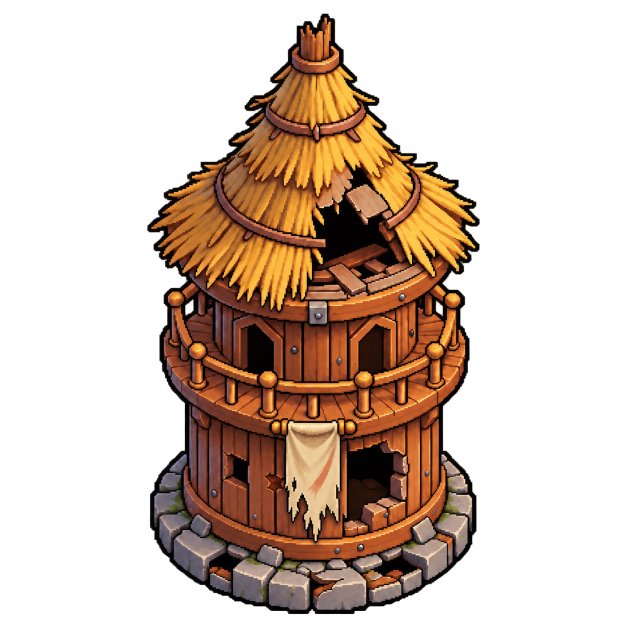
#> input picture source/towers/mage/pixel-v3/mage-tower-level-0-pixel.png, 1254 x 1254 px (shown at 1/2 size)
$ python build_modular.py
#> lines starting #> are read from the running program, lines starting #| are printed output that depends on the picture; after the words box and inside, x2 and y2 are one past the last pixel; in counts of white or black regions, pixels touching at a corner belong together
"""Split the five aligned mage sprites into four lossless layers and glow frames.

Editable material lives in source/towers/mage/ (this script, pixel-v3/ drawings,
modular/ layers and previews). Drawings 1,2,3,5 are written to game levels 2–5.
The old drawing 0 remains in source; build_intermediate_modular.py creates game level 1.
"""

from pathlib import Path
import json

import numpy as np
from PIL import Image, ImageDraw, ImageFont


ROOT = Path(__file__).resolve().parent
SOURCE = ROOT / "pixel-v3"
OUTPUT = ROOT / "modular"
GAME = ROOT.parents[2] / "game" / "towers" / "mage"
GAME_LEVEL = {1: 2, 2: 3, 3: 4, 5: 5}   # old drawing 0 is archived in source, not used in game
SIZE = (1254, 1254)
LEVELS = (0, 1, 2, 3, 5)
PARTS = ("01-base.png", "02-upper-room.png", "03-roof.png", "04-crystal.png")
LABELS = ("Основание", "Верхний ярус", "Крыша", "Кристалл")

# Curved seams follow the bottom of the roof and the bottom of the balcony.
# Coordinates are shared by all 1254 px canvases and adjusted for each silhouette.
SEAMS = {
    0: {"roof": [(290, 555), (350, 565), (500, 620), (630, 645), (750, 620), (900, 565), (965, 555)],
        "base": [(290, 755), (350, 805), (500, 845), (630, 868), (750, 845), (900, 805), (965, 755)],
        "crystal": (580, 24, 682, 145)},
    1: {"roof": [(290, 510), (350, 540), (500, 600), (630, 625), (750, 600), (900, 540), (965, 510)],
        "base": [(290, 745), (350, 795), (500, 835), (630, 855), (750, 835), (900, 795), (965, 745)],
        "crystal": (580, 24, 684, 171)},
    2: {"roof": [(290, 500), (350, 535), (500, 585), (630, 610), (750, 585), (900, 535), (965, 500)],
        "base": [(290, 720), (350, 770), (500, 805), (630, 828), (750, 805), (900, 770), (965, 720)],
        "crystal": (575, 24, 681, 143)},
    3: {"roof": [(290, 525), (350, 560), (500, 605), (630, 638), (750, 605), (900, 560), (965, 525)],
        "base": [(290, 750), (350, 800), (500, 835), (630, 855), (750, 835), (900, 800), (965, 750)],
        "crystal": (555, 24, 698, 204)},
    5: {"roof": [(290, 570), (350, 610), (500, 650), (630, 680), (750, 650), (900, 610), (965, 570)],
        "base": [(290, 780), (350, 820), (500, 860), (630, 884), (750, 860), (900, 820), (965, 780)],
        "crystal": (525, 24, 726, 235)},
}


def profile(points):
    xs, ys = zip(*points)
    return np.rint(np.interp(np.arange(SIZE[0]), xs, ys)).astype(np.int16)


def crystal_mask(box):
    # The fourth layer holds the top crystal/finial. The hanging banner remains
    # with the base, so changing this layer never affects the fabric.
    shape = Image.new("1", SIZE)
    draw = ImageDraw.Draw(shape)
    draw.rectangle(box, fill=1)
    return np.asarray(shape, dtype=bool)


def bounds(image):
    box = image.getbbox()
    return list(box) if box else None


def shimmer(part, level, frame):
    if level == 0 or frame == 0 or frame == 4:
        return part.copy()
    pixels = np.asarray(part).copy()
    strength = (0, 0.48, 1, 0.48, 0)[frame]
    lift = (7 if level == 1 else 12 if level == 2 else 17 if level == 3 else 24) * strength
    rgb = pixels[:, :, :3].astype(np.float32)
    tint = np.array((lift, lift * (0.7 if level < 3 else 0.35), lift * (0.4 if level < 3 else 1.5)))
    pixels[:, :, :3] = np.clip(rgb + tint, 0, 255).astype(np.uint8)
    pixels[pixels[:, :, 3] == 0, :3] = 0
    return Image.fromarray(pixels, "RGBA")


def add_glow(image, cx, cy, radius, color, opacity):
    if opacity <= 0:
        return
    yy, xx = np.ogrid[-radius:radius, -radius:radius]
    strength = np.maximum(0, 1 - (xx * xx + yy * yy) / (radius * radius)) ** 2
    halo = np.zeros((radius * 2, radius * 2, 4), dtype=np.uint8)
    halo[:, :, :3] = color
    halo[:, :, 3] = np.rint(strength * opacity).astype(np.uint8)
    image.alpha_composite(Image.fromarray(halo, "RGBA"), (cx - radius, cy - radius))


def animated_tower(parts, level, frame):
    assembled = Image.new("RGBA", SIZE)
    for layer in parts[:3]:
        assembled.alpha_composite(layer)
    assembled.alpha_composite(shimmer(parts[3], level, frame))
    strength = (0, .48, 1, .48, 0)[frame]
    if strength:
        window_color = (255, 190, 95) if level <= 1 else (196, 103, 255)
        for x in (512, 742):
            add_glow(assembled, x, 690, 50, window_color, 34 * strength)
        if level > 0:
            crystal_color = (255, 178, 70) if level <= 2 else (194, 85, 255)
            crystal_y = {1: 85, 2: 83, 3: 109, 5: 121}[level]
            add_glow(assembled, 628, crystal_y, 85, crystal_color, (45 + 8 * level) * strength)
    return assembled


def split(level):
#> called with level = 0
    source_path = SOURCE / f"mage-tower-level-{level}-pixel.png"
    source = Image.open(source_path).convert("RGBA")
#> source is the input picture: PIL image 1254x1254 RGBA; mean R, G, B, A 49, 30.5, 17.4, 91.9
    if source.size != SIZE:
        raise ValueError(f"Unexpected canvas: {source_path}: {source.size}")
    pixels = np.asarray(source).copy()
    # Generated transparent pixels can carry invisible RGB values. Normalize
    # those bytes so compositing remains exact without changing visible art.
    pixels[pixels[:, :, 3] == 0, :3] = 0
    y = np.arange(SIZE[1], dtype=np.int16)[:, None]
    config = SEAMS[level]
    roof_edge, base_edge = profile(config["roof"]), profile(config["base"])
    owner = np.zeros((SIZE[1], SIZE[0]), dtype=np.uint8)
    owner[y < base_edge[None, :]] = 1
    owner[y < roof_edge[None, :]] = 2
    owner[crystal_mask(config["crystal"])] = 3
#> in crystal_mask, `shape = Image.new("1", SIZE)`: shape: PIL image 1254x1254 1; every value is 0
#> in crystal_mask, `return np.asarray(shape, dtype=bool)`:
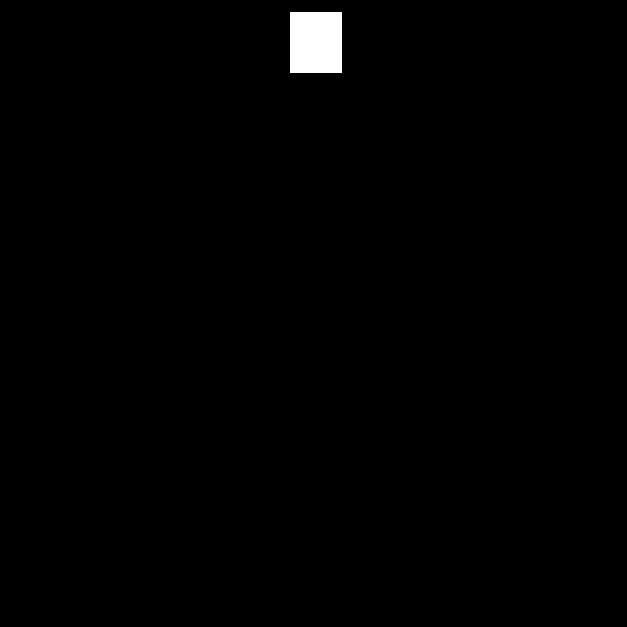
#> returned value: shape (1254, 1254) bool (shown at 1/2 size); 0.8% white; 1 white region, box (x1, y1, x2, y2) and area: (580, 24, 683, 146) 12566

    folder = OUTPUT / f"level-{level}"
    parts_dir = folder / "parts"
    anim_dir = folder / "crystal-anim"
    tower_anim_dir = folder / "tower-anim"
    parts_dir.mkdir(parents=True, exist_ok=True)
    anim_dir.mkdir(parents=True, exist_ok=True)
    tower_anim_dir.mkdir(parents=True, exist_ok=True)
    images = []
    for index, name in enumerate(PARTS):
        layer = pixels.copy()
        layer[owner != index] = 0
        image = Image.fromarray(layer, "RGBA")
        image.save(parts_dir / name)
        images.append(image)
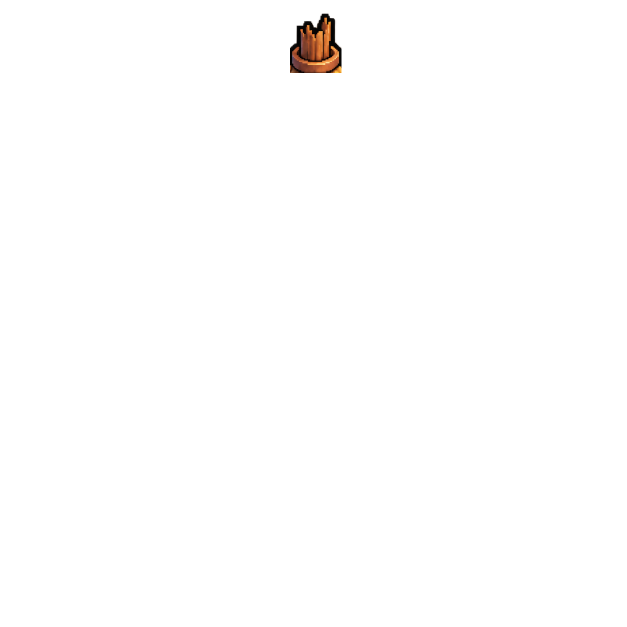
#> image: PIL image 1254x1254 RGBA (shown at 1/2 size); mean R, G, B, A 0.7, 0.4, 0.2, 1.5; transparent parts drawn white
#> after the loop, images = 4 items
    for index in range(5):
        shimmer(images[3], level, index).save(anim_dir / f"frame-{index + 1:02d}.png")
        animated_tower(images, level, index).save(tower_anim_dir / f"frame-{index + 1:02d}.png")

    assembled = Image.new("RGBA", SIZE)
    for image in images:
        assembled.alpha_composite(image)
#> this loop made 4 passes
    if not np.array_equal(np.asarray(assembled), pixels):
        raise AssertionError(f"Level {level} did not reassemble pixel for pixel")
    assembled.save(folder / "tower-assembled.png")
    if level in GAME_LEVEL:
        game = GAME / f"level-{GAME_LEVEL[level]}"
        game.mkdir(parents=True, exist_ok=True)
        for image, name in zip(images[:3], ("base.png", "upper.png", "roof.png")):
            image.save(game / name)
        for index in range(5):
            shimmer(images[3], level, index).save(game / f"crystal-{index + 1:02d}.png")
        assembled.save(game / "tower.png")
    return {name: bounds(image) for name, image in zip(PARTS, images)}


def overview(records):
    cell = 220
    sheet = Image.new("RGB", (cell * 5 + 30, cell * 5 + 86), "#182523")
    draw = ImageDraw.Draw(sheet)
    try:
        font = ImageFont.truetype("C:/Windows/Fonts/arial.ttf", 19)
    except OSError:
        font = ImageFont.load_default()
    for col, title in enumerate(("Сборка",) + LABELS):
        draw.text((14 + col * cell, 15), title, fill="#f4e4b7", font=font)
    for row, level in enumerate(LEVELS):
        draw.text((14, 64 + row * cell), f"Уровень {level}", fill="#f4e4b7", font=font)
        folder = OUTPUT / f"level-{level}"
        paths = [folder / "tower-assembled.png"] + [folder / "parts" / name for name in PARTS]
        for col, path in enumerate(paths):
            image = Image.open(path).convert("RGBA")
            thumb = image.resize((cell - 10, cell - 10), Image.Resampling.NEAREST)
            sheet.paste(thumb, (col * cell + 5, row * cell + 74), thumb)
    sheet.save(OUTPUT / "overview.png")


def main():
    OUTPUT.mkdir(parents=True, exist_ok=True)
    records = {str(level): split(level) for level in LEVELS}
#> call 2 of split, with level = 1
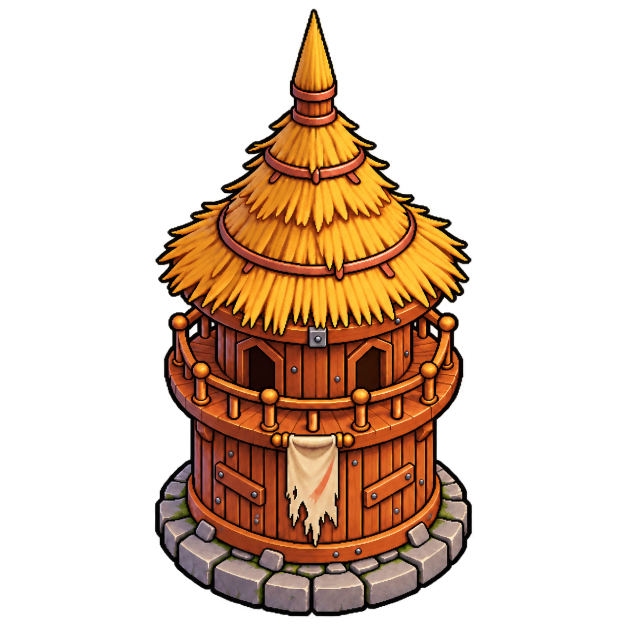
#> input picture source/towers/mage/pixel-v3/mage-tower-level-1-pixel.png, 1254 x 1254 px (shown at 1/2 size)
#> in split, source is the input picture: PIL image 1254x1254 RGBA; mean R, G, B, A 50.7, 29.8, 13.9, 82.2
#> in split (call 2), `pixels[pixels[:, :, 3] == 0, :3] = 0`: pixels: shape (1254, 1254, 4); 0.03% of pixels changed, all inside (x1, y1, x2, y2) = (309, 96, 945, 1223)
#> in crystal_mask (call 2), `return np.asarray(shape, dtype=bool)`: returned value: shape (1254, 1254) bool; 0.99% white; 1 white region, box (x1, y1, x2, y2) and area: (580, 24, 685, 172) 15540
#> the loop in split (call 2), `for image in images:` made 4 passes
#> the loop in split (call 2), `for image, name in zip(images[:3], ("base.png", "upper.png", "roof.png..` made 3 passes
#> name on passes 1 to 3: 'base.png', 'upper.png', 'roof.png'
#> call 3 of split, with level = 2
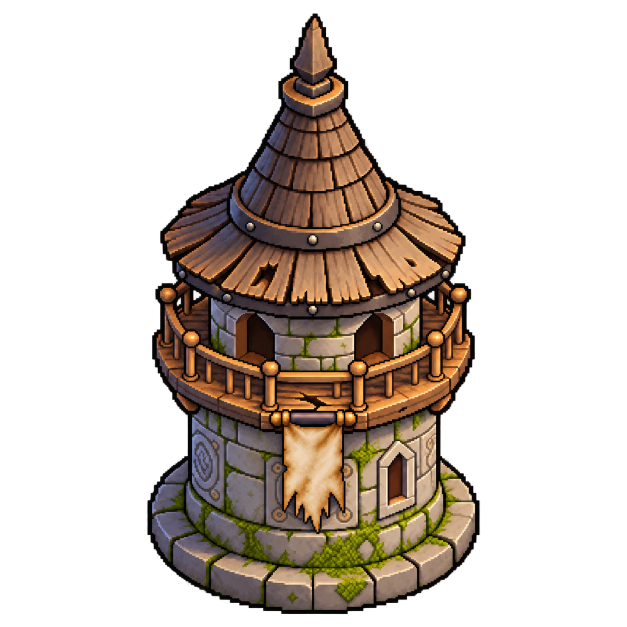
#> input picture source/towers/mage/pixel-v3/mage-tower-level-2-pixel.png, 1254 x 1254 px (shown at 1/2 size)
#> in split, source is the input picture: PIL image 1254x1254 RGBA; mean R, G, B, A 40, 30.6, 22.4, 86.6
#> in crystal_mask (call 3), `return np.asarray(shape, dtype=bool)`: returned value: shape (1254, 1254) bool; 0.82% white; 1 white region, box (x1, y1, x2, y2) and area: (575, 24, 682, 144) 12840
#> in split (call 3), `owner[crystal_mask(config["crystal"])] = 3`:
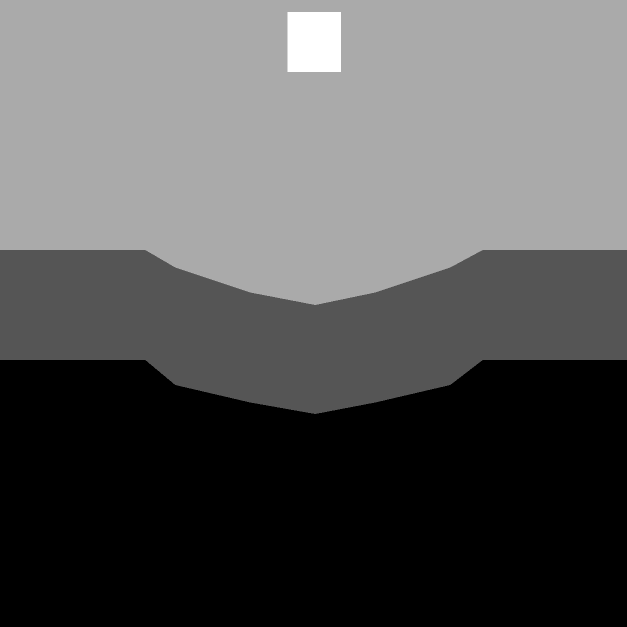
#> owner: shape (1254, 1254) (shown at 1/2 size); min 0, max 3, mean 1.04; drawn with min black and max white
#> the loop in split (call 3), `for index, name in enumerate(PARTS):` made 4 passes
#> pass 1, in split (call 3), `image = Image.fromarray(layer, "RGBA")`:
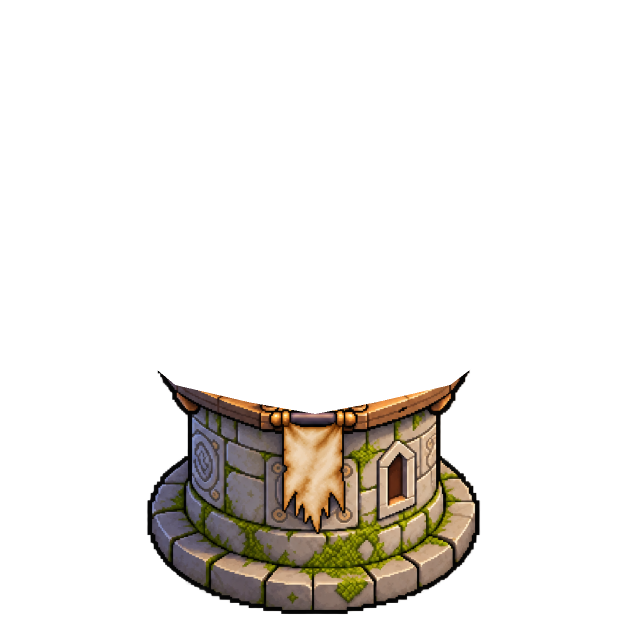
#> image: PIL image 1254x1254 RGBA (shown at 1/2 size); mean R, G, B, A 18.4, 15.5, 11.6, 38.1; transparent parts drawn white
#> the loop in split (call 3), `for index in range(5):` made 5 passes
#> pass 2, in split (call 3), `shimmer(images[3], level, index).save(anim_dir / f"frame-{index + 1:02..`:
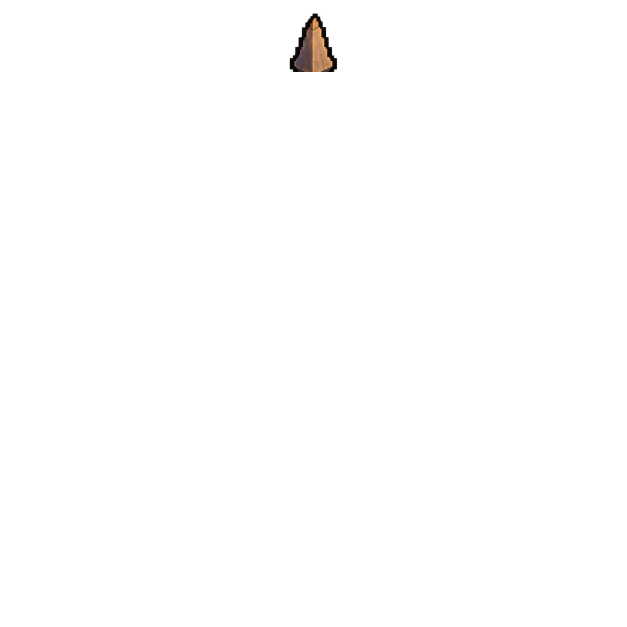
#> saved as frame-02.png: PIL image 1254x1254 RGBA (shown at 1/2 size); mean R, G, B, A 0.5, 0.4, 0.3, 1.1; transparent parts drawn white
#> the loop in split (call 3), `for image in images:` made 4 passes
#> the loop in split (call 3), `for image, name in zip(images[:3], ("base.png", "upper.png", "roof.png..` made 3 passes
    manifest = {
        "schema": "mage-tower-modular-v1",
        "canvas_px": list(SIZE),
        "source": "../pixel-v3/mage-tower-level-{level}-pixel.png",
        "levels": list(LEVELS),
        "order_back_to_front": [f"parts/{name}" for name in PARTS],
        "crystal_animation_fps": 6,
        "crystal_animation_frames": 5,
        "full_tower_animation_frames": 5,
        "level_0_note": "This earliest tower has a wooden finial rather than a crystal; its fourth layer is static.",
        "reassembly": "Pixel-identical after normalizing invisible RGB in fully transparent pixels.",
        "parts_visible_bbox_px_exclusive": records,
    }
    (OUTPUT / "manifest.json").write_text(json.dumps(manifest, ensure_ascii=False, indent=2) + "\n", encoding="utf-8")
    overview(records)
    print("Created 5 mage towers with 4 parts and 5 animation frames each; all reassemblies exact.")


if __name__ == "__main__":
#> (the run stopped early here; a loop or call above may not have finished)
